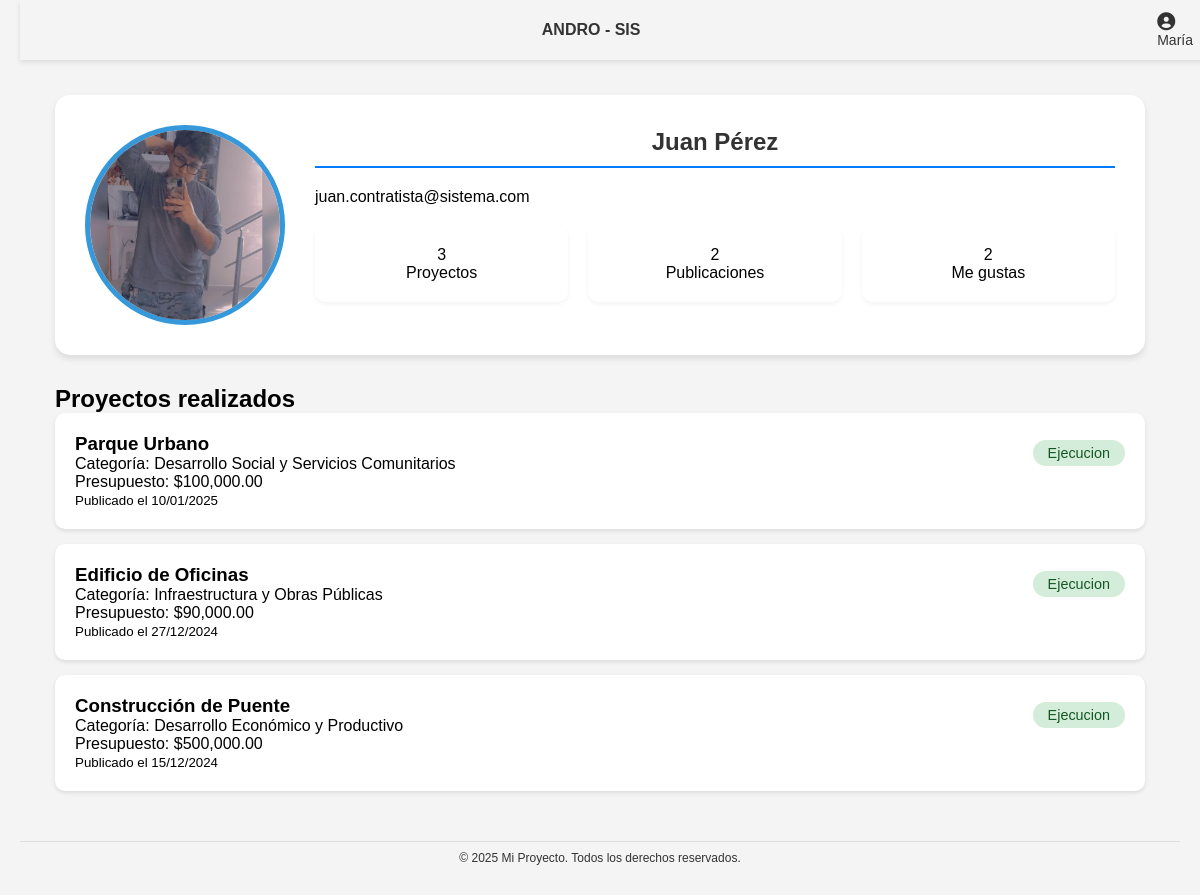
The app's page /includes/index.php?view=perfil_contratista&id=2 (signed in) with its own data.
### tables this page shows
CREATE TABLE `usuarios` (
  `id_usuario` int(11) NOT NULL,
  `nombre` varchar(100) NOT NULL,
  `apellido` varchar(100) NOT NULL,
  `correo` varchar(150) NOT NULL,
  `contrasena` varchar(255) NOT NULL,
  `perfil` enum('admin','contratista','publico') NOT NULL,
  `estado` enum('activo','desactivo') DEFAULT 'activo',
  `imagen_perfil` varchar(255) DEFAULT NULL
);

CREATE TABLE `proyecto` (
  `id_proyectos` int(11) NOT NULL,
  `id_contratista` int(11) NOT NULL,
  `titulo` varchar(255) NOT NULL,
  `fecha_publicacion` timestamp NOT NULL DEFAULT current_timestamp(),
  `etapa` enum('planificacion','ejecucion','finalizado') NOT NULL,
  `id_categoria` int(11) NOT NULL,
  `presupuesto` decimal(15,2) NOT NULL DEFAULT 0.00
);

CREATE TABLE `categorias` (
  `id_categoria` int(11) NOT NULL,
  `nombre` varchar(255) NOT NULL
);

### includes/vistas/perfil_contratista.php (the view, shortened to what this page needs)
<?php
require '../conection/conexion.php';
$id_contratista = filter_var($_GET['id'], FILTER_VALIDATE_INT);
$stmt = $conn->prepare("
    SELECT u.*,
    COUNT(DISTINCT p.id_proyectos) as total_proyectos,
    COUNT(DISTINCT pub.id_publicacion) as total_publicaciones,
    COUNT(DISTINCT m.id_megusta) as total_megustas
    FROM usuarios u
    LEFT JOIN proyecto p ON u.id_usuario = p.id_contratista
    LEFT JOIN publicacion pub ON p.id_proyectos = pub.id_proyectos
    LEFT JOIN megusta m ON pub.id_publicacion = m.id_publicacion
    WHERE u.id_usuario = :id AND u.perfil = 'contratista'
    GROUP BY u.id_usuario
");
$stmt->execute([':id' => $id_contratista]);
$contratista = $stmt->fetch(PDO::FETCH_ASSOC);
$stmt = $conn->prepare("
    SELECT p.*, c.nombre as categoria_nombre
    FROM proyecto p
    JOIN categorias c ON p.id_categoria = c.id_categoria
    WHERE p.id_contratista = :id
    ORDER BY p.fecha_publicacion DESC
");
$stmt->execute([':id' => $id_contratista]);
$proyectos = $stmt->fetchAll(PDO::FETCH_ASSOC);
?>
<!DOCTYPE html>
<html lang="es">
<head>
    <link rel="stylesheet" href="https://cdnjs.cloudflare.com/ajax/libs/font-awesome/6.0.0/css/all.min.css">
</head>
<body>
    <div class="perfil-container">
        <div class="perfil-header">
            <img src="../uploads/<?= htmlspecialchars($contratista['imagen_perfil']) ?>"
                 class="perfil-imagen"
                 alt="Imagen de perfil">
            <div>
                <h1><?= htmlspecialchars($contratista['nombre'] . ' ' . $contratista['apellido']) ?></h1>
                <p class="correo"><?= htmlspecialchars($contratista['correo']) ?></p>
                <div class="estadisticas">
                    <div class="estadistica-item">
                        <div class="valor"><?= $contratista['total_proyectos'] ?></div>
                        <div class="label">Proyectos</div>
                    </div>
                    <div class="estadistica-item">
                        <div class="valor"><?= $contratista['total_publicaciones'] ?></div>
                        <div class="label">Publicaciones</div>
                    </div>
                    <div class="estadistica-item">
                        <div class="valor"><?= $contratista['total_megustas'] ?></div>
                        <div class="label">Me gustas</div>
                    </div>
                </div>
            </div>
        </div>
        <h2>Proyectos realizados</h2>
        <div class="proyectos-lista">
            <?php foreach ($proyectos as $proyecto): ?>
                <div class="proyecto-card" onclick="window.location.href='index.php?view=proyecto_publicaciones&id_proyecto=<?= $proyecto['id_proyectos'] ?>'">
                    <div class="proyecto-header">
                        <div>
                            <h3><?= htmlspecialchars($proyecto['titulo']) ?></h3>
                            <p>Categoría: <?= htmlspecialchars($proyecto['categoria_nombre']) ?></p>
                        </div>
                        <span class="badge-etapa <?= $proyecto['etapa'] ?>">
                            <?= ucfirst($proyecto['etapa']) ?>
                        </span>
                    </div>
                    <p>Presupuesto: $<?= number_format($proyecto['presupuesto'], 2) ?></p>
                    <small>Publicado el <?= date('d/m/Y', strtotime($proyecto['fecha_publicacion'])) ?></small>
                </div>
            <?php endforeach; ?>
        </div>
    </div>
</body>
</html>

### assets/css/style.css (style rules this page uses)
* { margin: 0; padding: 0; box-sizing: border-box; }
body { margin: 0; font-family: Arial, sans-serif; }
.container h1 { color: #333; font-size: 1.5rem; margin-bottom: 20px; border-bottom: 2px solid #007bff; padding-bottom: 10px; text-align: center; }
body { font-family: 'Arial', sans-serif; margin: 20px; background-color: #f4f4f4; }
h1 { color: #333; text-align: center; margin-bottom: 30px; }

### includes/vistas/perfil_contratista.php (style rules this page uses)
.perfil-container { max-width: 1200px; margin: 0 auto; padding: 20px; }
.perfil-header { display: grid; grid-template-columns: auto 1fr; gap: 30px; align-items: center; background: white; padding: 30px; border-radius: 15px; box-shadow: 0 4px 6px rgba(0,0,0,0.1); margin-bottom: 30px; }
.perfil-imagen { width: 200px; height: 200px; border-radius: 50%; object-fit: cover; border: 5px solid #3498db; }
.estadisticas { display: grid; grid-template-columns: repeat(auto-fit, minmax(150px, 1fr)); gap: 20px; margin: 20px 0; }
.estadistica-item { background: white; padding: 20px; border-radius: 10px; text-align: center; box-shadow: 0 2px 4px rgba(0,0,0,0.05); }
.proyecto-card { background: white; border-radius: 10px; padding: 20px; margin-bottom: 15px; box-shadow: 0 2px 4px rgba(0,0,0,0.1); cursor: pointer; transition: all 0.3s ease; }
.proyecto-header { display: flex; justify-content: space-between; align-items: center; }
.badge-etapa { padding: 5px 15px; border-radius: 20px; font-size: 0.9em; font-weight: 500; }
.ejecucion { background: #d4edda; color: #155724; }

### records on screen
usuarios: imagen_perfil (picture), nombre+apellido "Juan Pérez", correo "juan.contratista@sistema.com"
proyecto: titulo "Parque Urbano", id_categoria.nombre "Desarrollo Social y Servicios Comunitarios", etapa "Ejecucion", presupuesto "100,000.00", fecha_publicacion "10/01/2025"
proyecto: titulo "Edificio de Oficinas", id_categoria.nombre "Infraestructura y Obras Públicas", etapa "Ejecucion", presupuesto "90,000.00", fecha_publicacion "27/12/2024"
proyecto: titulo "Construcción de Puente", id_categoria.nombre "Desarrollo Económico y Productivo", etapa "Ejecucion", presupuesto "500,000.00", fecha_publicacion "15/12/2024"

### other values on screen
$_SESSION['nombre'] "María"
$contratista['total_proyectos'] "3"
$contratista['total_publicaciones'] "2"
$contratista['total_megustas'] "2"
